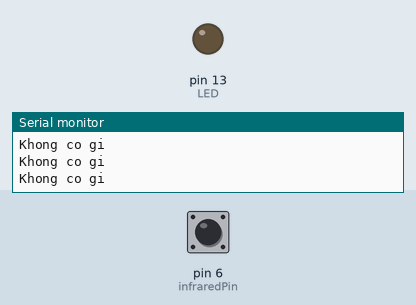
The sketch below on a simulated Arduino Uno, built with avr-gcc and run on an emulated ATmega328P. Parts: output pins drawn as LEDs (lit = HIGH), the last lines printed to the serial monitor. Dashed ring = blinking. The test bench sets the inputs (shaded band); at power-on: pin 6 (infraredPin) LOW.

Above: at 1.2 s.
1.3 s: pin 6 (infraredPin) driven HIGH
At 2.0 s:
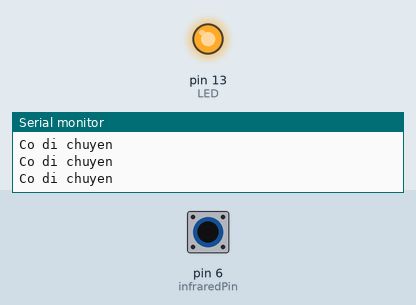
2.8 s: pin 6 (infraredPin) driven LOW
At 4.2 s:
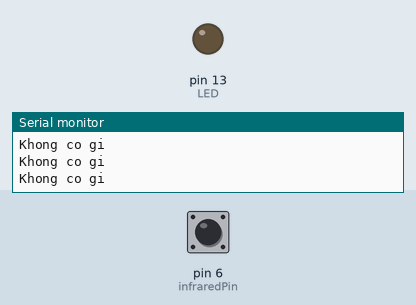
5.8 s: pin 6 (infraredPin) pulsed HIGH 2 times (0.12 s each, 0.3 s apart)
At 6.16 s:
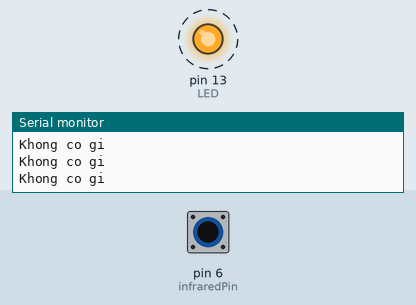
9.4 s: pin 6 (infraredPin) pulsed HIGH 2 times (0.12 s each, 0.3 s apart)
At 10.6 s:
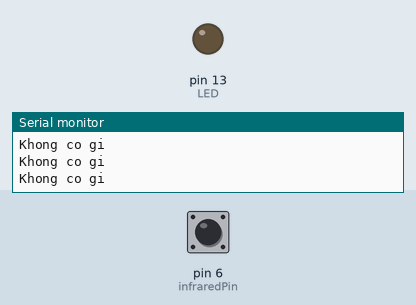
Timing chart, 0 to 12.4 s (numbered marks = the images above; inputs shaded):
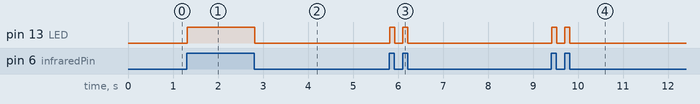

The sketch:

phatHienDiChuyen.ino
```cpp
const int infraredPin = 6;
const int LED = 13;
int ALARM = 4;
float sinVal;
float toneVal;

void setup() {
  // put your setup code here, to run once:
  pinMode(LED, OUTPUT);
  pinMode(infraredPin, INPUT);
  Serial.begin(9600);
}

void loop() {
  // put your main code here, to run repeatedly:
  if (digitalRead(infraredPin) == HIGH) {
    digitalWrite(LED, HIGH);
    Serial.println("Co di chuyen");
  } else {
    digitalWrite(LED, LOW);
    Serial.println("Khong co gi");
  }


  // if (digitalRead(infraredPin) == HIGH) {
  //   for (int x = 0; x < 180; x++) {
  //     // Chuyển đổi sin function sang radian
  //     sinVal = sin(x * (3.1412 / 180));
  //     // Dùng sin function để tạo tần số âm thanh
  //     toneVal = 2000 + (int)(sinVal * 1000);
  //     // Phát tín hiệu từ buzzer
  //     tone(ALARM, toneVal);
  //     delay(2);
  //   }
  // } else {
  //   noTone(ALARM);
  // }
  // delay(100);
}

// cách hoạt động
// Khi có vật thể phát nhiệt (người, động vật) di chuyển vào vùng quét,
// cảm biến so sánh sự thay đổi tia hồng ngoại và xuất tín hiệu HIGH (1).
// Khi không có chuyển động, cảm biến xuất tín hiệu LOW (0).
```

Measured:
- after the input at 1.3 s, pin 13 (LED): LOW → HIGH at once
- after the input at 2.8 s, pin 13 (LED): HIGH → LOW at once
- after the input at 5.8 s, pin 13 (LED): alternates HIGH for 0.12 s and LOW for 0.18 s, 4 changes in all, then stays LOW, starting at once
- after the input at 9.4 s, pin 13 (LED): alternates HIGH for 0.12 s and LOW for 0.18 s, 4 changes in all, then stays LOW, starting at once
